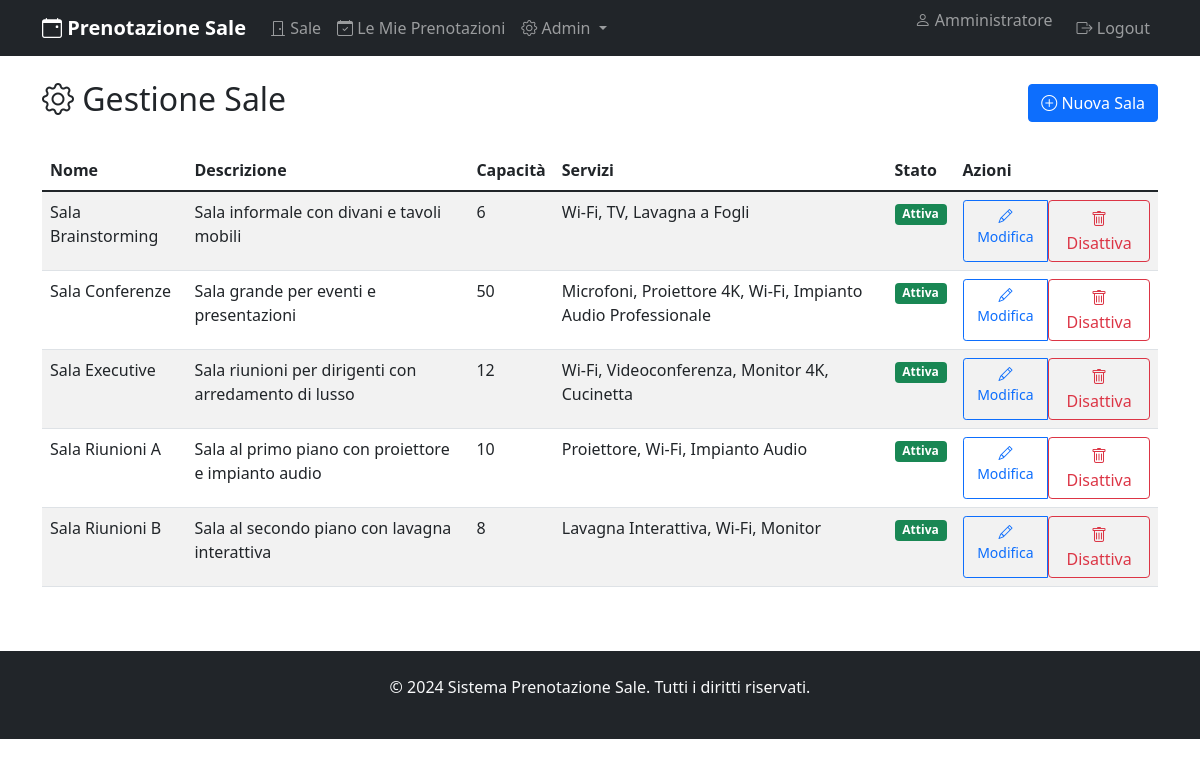
Page /rooms/admin.php (signed in) on the committed database.
### tables this page shows
CREATE TABLE IF NOT EXISTS rooms (
    id INT PRIMARY KEY AUTO_INCREMENT,
    name VARCHAR(100) NOT NULL,
    description TEXT,
    capacity INT,
    amenities TEXT,
    is_active BOOLEAN DEFAULT TRUE,
    created_by INT,
    created_at TIMESTAMP DEFAULT CURRENT_TIMESTAMP,
    FOREIGN KEY (created_by) REFERENCES users(id)
);

### src/controllers/RoomController.php (called while the page is built, shortened)
<?php
require_once __DIR__ . '/../models/Room.php';
class RoomController {
    private $roomModel;
    public function __construct() {
        $this->roomModel = new Room();
    }
    public function adminIndex() {
        $rooms = $this->roomModel->getAll();
        include __DIR__ . '/../views/rooms/admin.php';
    }
}
?>

### src/rooms/admin.php (called while the page is built)
<?php
require_once __DIR__ . '/../controllers/RoomController.php';
$controller = new RoomController();
$controller->adminIndex();
?>

### src/utils/Database.php (called while the page is built, shortened)
<?php
require_once __DIR__ . '/../config/database.php';
class Database {
    private $connection;
    private static $instance = null;
    public static function getInstance() {
        if (self::$instance === null) {
            self::$instance = new self();
        }
        return self::$instance;
    }
    private function __construct() {
        try {
            $this->connection = new PDO(
                DatabaseConfig::getDSN(),
                DatabaseConfig::USER,
                DatabaseConfig::PASSWORD
            );
            $this->connection->setAttribute(PDO::ATTR_ERRMODE, PDO::ERRMODE_EXCEPTION);
            $this->connection->setAttribute(PDO::ATTR_DEFAULT_FETCH_MODE, PDO::FETCH_ASSOC);
        } catch (PDOException $e) {
            die("❌ Errore di connessione al database: " . $e->getMessage());
        }
    }
    public function execute($sql, $params = []) {
        try {
            $stmt = $this->connection->prepare($sql);
            $stmt->execute($params);
            return $stmt;
        } catch (PDOException $e) {
            die("❌ Errore query: " . $e->getMessage() . " - SQL: " . $sql);
        }
    }
    public function fetchAll($sql, $params = []) {
        $stmt = $this->execute($sql, $params);
        return $stmt->fetchAll();
    }
}
?>

### src/models/Room.php (called while the page is built, shortened)
<?php
require_once __DIR__ . '/../utils/Database.php';
class Room {
    private $db;
    public function __construct() {
        $this->db = Database::getInstance();
    }
    public function getAll() {
        return $this->db->fetchAll("SELECT * FROM rooms WHERE is_active = TRUE ORDER BY name");
    }
}
?>

### src/config/database.php (called while the page is built, shortened)
<?php
class DatabaseConfig {
    public static function getDSN() {
        return "mysql:host=" . self::HOST . ";dbname=" . self::DBNAME . ";charset=" . self::CHARSET;
    }
}
?>

### src/views/rooms/admin.php (the view, shortened to what this page needs)
<?php include __DIR__ . '/../layout/header.php'; ?>
<div class="d-flex justify-content-between align-items-center mb-4">
    <h2><i class="bi bi-gear"></i> Gestione Sale</h2>
    <a href="/rooms/create.php" class="btn btn-primary">
        <i class="bi bi-plus-circle"></i> Nuova Sala
    </a>
</div>
<?php if (empty($rooms)): ?>
    <div class="alert alert-info">
        <i class="bi bi-info-circle"></i> Nessuna sala configurata.
        <a href="/rooms/create.php" class="alert-link">Crea la prima sala</a>
    </div>
<?php else: ?>
    <div class="table-responsive">
        <table class="table table-striped">
            <thead>
                <tr>
                    <th>Nome</th>
                    <th>Descrizione</th>
                    <th>Capacità</th>
                    <th>Servizi</th>
                    <th>Stato</th>
                    <th>Azioni</th>
                </tr>
            </thead>
            <tbody>
                <?php foreach ($rooms as $room): ?>
                    <tr>
                        <td><?= htmlspecialchars($room['name']) ?></td>
                        <td><?= htmlspecialchars($room['description']) ?></td>
                        <td><?= $room['capacity'] ?></td>
                        <td><?= htmlspecialchars($room['amenities']) ?></td>
                        <td>
                            <?php if ($room['is_active']): ?>
                                <span class="badge bg-success">Attiva</span>
                            <?php else: ?>
                                <span class="badge bg-secondary">Disattivata</span>
                            <?php endif; ?>
                        </td>
                        <td>
                            <div class="btn-group btn-group-sm">
                                <a href="/rooms/edit.php?id=<?= $room['id'] ?>" class="btn btn-outline-primary">
                                    <i class="bi bi-pencil"></i> Modifica
                                </a>
                                <?php if ($room['is_active']): ?>
                                    <form method="POST" action="/rooms/delete.php" style="display: inline;">
                                        <button type="submit" class="btn btn-outline-danger"
                                                onclick="return confirm('Sei sicuro di voler disattivare questa sala?')">
                                            <i class="bi bi-trash"></i> Disattiva
                                        </button>
                                    </form>
                                <?php endif; ?>
                            </div>
                        </td>
                    </tr>
                <?php endforeach; ?>
            </tbody>
        </table>
    </div>
<?php endif; ?>
<?php include __DIR__ . '/../layout/footer.php'; ?>

### rows in the picture
rooms: name "Sala Brainstorming", description "Sala informale con divani e tavoli mobili", capacity "6", amenities "Wi-Fi, TV, Lavagna a Fogli", is_active "Attiva"
rooms: name "Sala Conferenze", description "Sala grande per eventi e presentazioni", capacity "50", amenities "Microfoni, Proiettore 4K, Wi-Fi, Impianto Audio Professionale", is_active "Attiva"
rooms: name "Sala Executive", description "Sala riunioni per dirigenti con arredamento di lusso", capacity "12", amenities "Wi-Fi, Videoconferenza, Monitor 4K, Cucinetta", is_active "Attiva"
rooms: name "Sala Riunioni A", description "Sala al primo piano con proiettore e impianto audio", capacity "10", amenities "Proiettore, Wi-Fi, Impianto Audio", is_active "Attiva"
rooms: name "Sala Riunioni B", description "Sala al secondo piano con lavagna interattiva", capacity "8", amenities "Lavagna Interattiva, Wi-Fi, Monitor", is_active "Attiva"

### other values in the picture
$currentUser['name'] "Amministratore"
